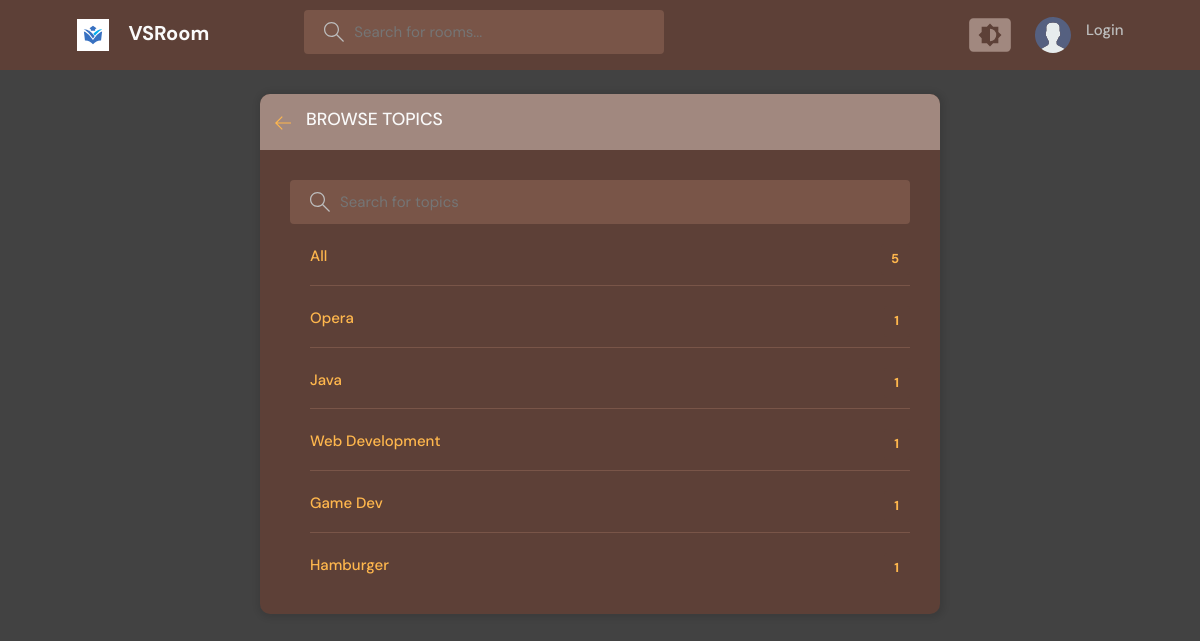
The page /topics/ on the database as committed earlier.
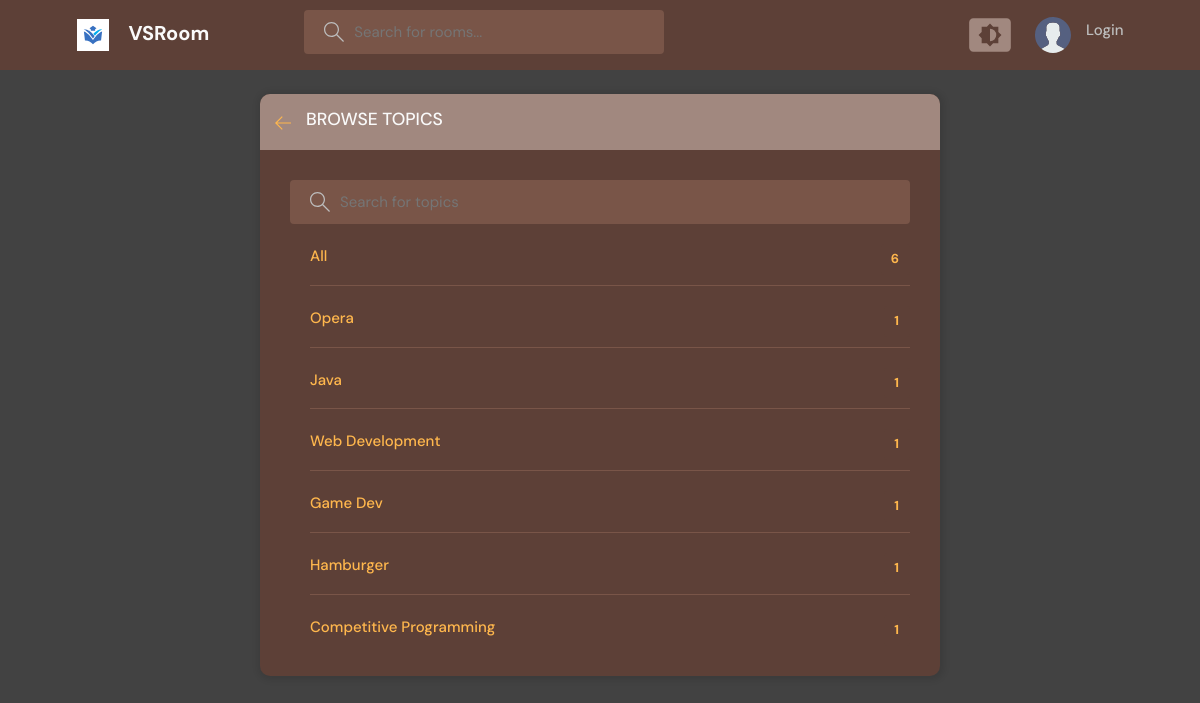
The same page on the database as committed later.
### base/models.py (models this page shows, shortened)
class Topic(models.Model):
    name = models.CharField(max_length=200)

### base/views.py (the view)
# urls.py: path('topics/', views.topicsPage, name='topics'),
def topicsPage(request):
    q = request.GET.get('q') if request.GET.get('q') != None else ''
    topics = Topic.objects.filter(name__icontains=q)
    return render (request, 'base/topics.html', {"topics": topics})

### base/templates/base/topics.html (shortened to what this page needs)
{% extends 'base/main.html' %}
{% block text %}
<main class="create-room layout">
  <div class="container">
    <div class="layout__box">
      <div class="layout__boxHeader">
        <div class="layout__boxTitle">
          <a href="{% url 'home' %}">
            <svg version="1.1" xmlns="http://www.w3.org/2000/svg" width="32" height="32" viewBox="0 0 32 32">
              <title>arrow-left</title>
              <path
                d="M13.723 2.286l-13.723 13.714 13.719 13.714 1.616-1.611-10.96-10.96h27.625v-2.286h-27.625l10.965-10.965-1.616-1.607z">
              </path>
            </svg>
          </a>
          <h3>Browse Topics</h3>
        </div>
      </div>
      <div class="topics-page layout__body">
        <form action="" class="header__search">
          <label>
            <input name="q" placeholder="Search for topics" />
          </label>
        </form>
        <ul class="topics__list">
          <li>
            <a href="{% url 'topics' %}" class="active">
              All
              <span>{{topics.count}}</span>
            </a>
          </li>
          {% for topic in topics %}
          <li>
            <a href="{% url 'home' %}?q={{topic.name}}" class="active">
              {{topic.name}}
              <span>{{topic.room_set.all.count}}</span>
            </a>
          </li>
          {% endfor %}
        </ul>
      </div>
    </div>
  </div>
</main>
{% endblock text %}

Rows that differ between the two databases and show on the page:
added Topic: name "Competitive Programming", room_set.all.count "1"
Other text that changed with them:
{{ topics.count }}: "5" → "6"
